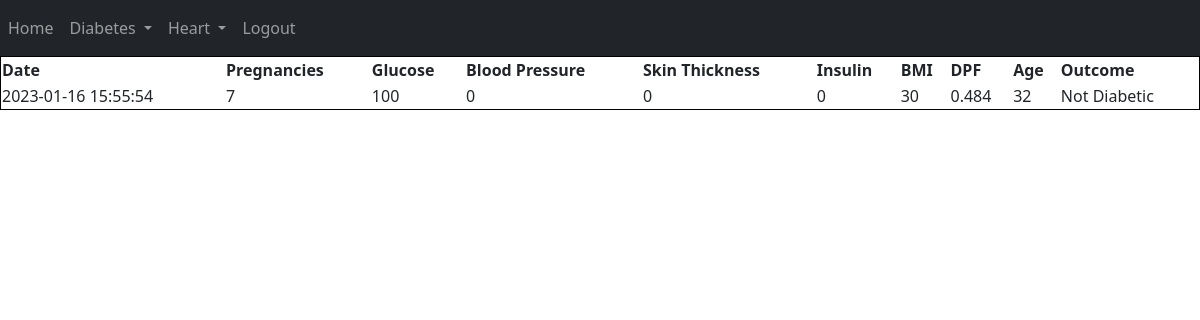
/diabetes_history (signed in), run on an earlier commit of the app's database.
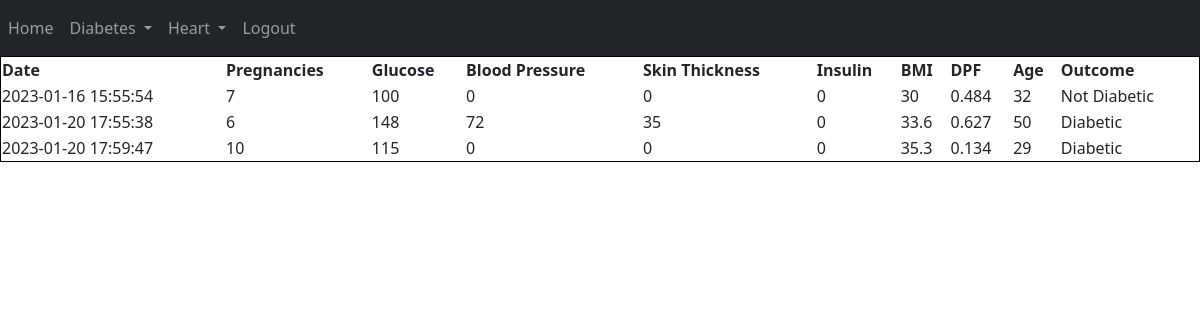
And on a later commit of the database.
### website/models.py (models this page shows)
class Diabetes(db.Model):
    id = db.Column(db.Integer, primary_key=True)
    date = db.Column(db.DateTime(timezone=True), default=func.now()) # To auto set date
    pregnancies = db.Column(db.Integer)
    glucose = db.Column(db.Integer)
    bloodpressure = db.Column(db.Integer)
    skinthichness = db.Column(db.Integer)
    insulin = db.Column(db.Integer)
    bmi = db.Column(db.Integer)
    dpf = db.Column(db.Integer)
    age = db.Column(db.Integer)
    outcome = db.Column(db.String(10000))
    user_id = db.Column(db.Integer, db.ForeignKey('user.id')) # not here

### website/views.py (the view)
@views.route("/diabetes_history")
@login_required
def diabetes_history():
    return render_template('diabetes_history.html', user=current_user)

### website/__init__.py (called while the page is built)
def create_app():
    app = Flask(__name__)
    app.config['SECRET_KEY'] = 'uuhfurhfueih hfu iehfuci heuh eusjhc nsjv nsweur'
    app.config['SQLALCHEMY_DATABASE_URI'] = f'sqlite:///{DB_NAME}'
    db.init_app(app)
    from .views import views
    from .auth import auth
    app.register_blueprint(views, url_prefix="/")
    app.register_blueprint(auth, url_prefix="/")
    from .models import User, Diabetes, Heart
    create_database(app)
    login_manager = LoginManager()
    login_manager.login_view = 'auth.login'
    login_manager.init_app((app))
    @login_manager.user_loader
    def load_user(id):
        return User.query.get(int(id))
    return app

### website/templates/diabetes_history.html
{% include 'nav(logged).html' %}
<table style="border:1px solid black;
width: 100%;">
    <tr>
    <th>Date</th>
    <th>Pregnancies</th>
    <th>Glucose</th>
    <th>Blood Pressure</th>
    <th>Skin Thickness</th>
    <th>Insulin</th>
    <th>BMI</th>
    <th>DPF</th>
    <th>Age</th>
    <th>Outcome</th>
    </tr>
    {% for diabetes in user.diabetes %}
    <tr>
        <td>{{ diabetes.date }}</td>
        <td>{{ diabetes.pregnancies }}</td>
        <td>{{ diabetes.glucose }}</td>
        <td>{{ diabetes.bloodpressure }}</td>
        <td>{{ diabetes.skinthichness }}</td>
        <td>{{ diabetes.insulin }}</td>
        <td>{{ diabetes.bmi }}</td>
        <td>{{ diabetes.dpf }}</td>
        <td>{{ diabetes.age }}</td>
        <td>{{ diabetes.outcome }}</td>
    </tr>
        {% endfor %}
</table>

### website/templates/nav(logged).html (shortened to what this page needs)
<!DOCTYPE HTML>
    <head>
        <link rel="stylesheet" href="https://stackpath.bootstrapcdn.com/bootstrap/5.0.0-alpha1/css/bootstrap.min.css"
>
    </head>
    <body>
<nav class="navbar navbar-expand-lg navbar-dark bg-dark">
    <div class="collapse navbar-collapse" id="navbar">
        <div class="navbar-nav mr-auto">
            <a href="/home" class="nav-item nav-link" id="home">Home</a>
        </div>
        <div class="navbar-nav ml-auto">
            <li class="nav-item dropdown">
                <a class="nav-link dropdown-toggle" href="#" id="navbarDropdown" role="button" data-toggle="dropdown" aria-haspopup="true" aria-expanded="false">
                  Diabetes
                </a>
              </li>
              <li class="nav-item dropdown">
                <a class="nav-link dropdown-toggle" href="#" id="navbarDropdown" role="button" data-toggle="dropdown" aria-haspopup="true" aria-expanded="false">
                  Heart
                </a>
              </li>
            <a href="/logout" class="nav-item nav-link" id="logout">Logout</a>
        </div>
    </div>
</nav>
    </body>
</html>

What changed in the data, as far as the page shows it:
added Diabetes: date "2023-01-20 17:55:38", pregnancies "6", glucose "148", bloodpressure "72", skinthichness "35", insulin "0", bmi "33.6", dpf "0.627", age "50", outcome "Diabetic"
added Diabetes: date "2023-01-20 17:59:47", pregnancies "10", glucose "115", bloodpressure "0", skinthichness "0", insulin "0", bmi "35.3", dpf "0.134", age "29", outcome "Diabetic"
